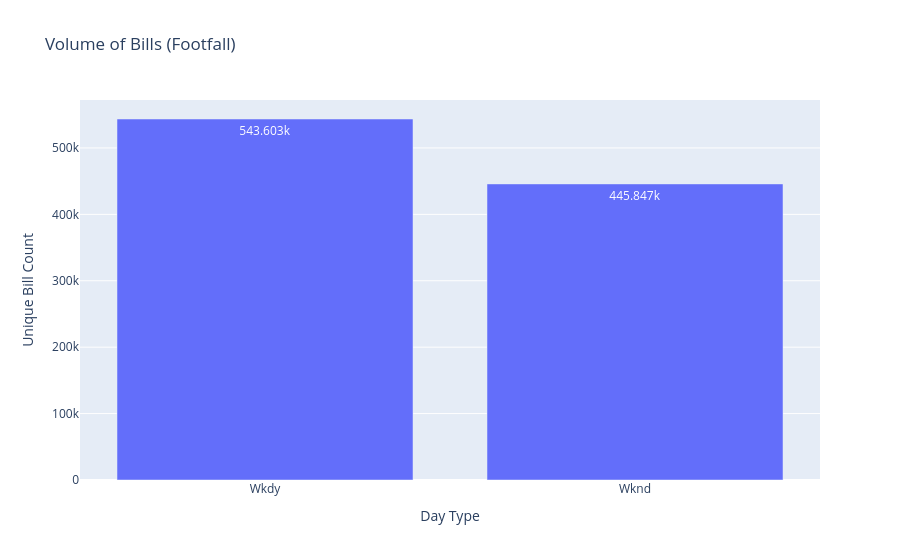

The notebook cell this image was saved under:
### Code cell
df23 = dfx[dfx['Year']==2023]
analyzer = SegmentationAnalyzer()
# Initialize analyzer
analyzer.analyze_a1(df23)

### Figure 1 — Plotly figure (JSON) as saved in the notebook; plotly's stock layout.template omitted (floating-point values rounded to 4 significant figures)
{"data": [{"hovertemplate": "Day_Type=%{x}<br>Bill_No=%{y}<extra></extra>", "legendgroup": "", "marker": {"color": "#636efa", "pattern": {"shape": ""}}, "name": "", "orientation": "v", "showlegend": false, "textposition": "auto", "texttemplate": "%{y}", "type": "bar", "x": ["Wkdy", "Wknd"], "xaxis": "x", "y": [543603, 445847], "yaxis": "y"}], "layout": {"barmode": "relative", "legend": {"tracegroupgap": 0}, "title": {"text": "Volume of Bills (Footfall)"}, "xaxis": {"anchor": "y", "domain": [0, 1], "title": {"text": "Day Type"}}, "yaxis": {"anchor": "x", "domain": [0, 1], "title": {"text": "Unique Bill Count"}}}}
